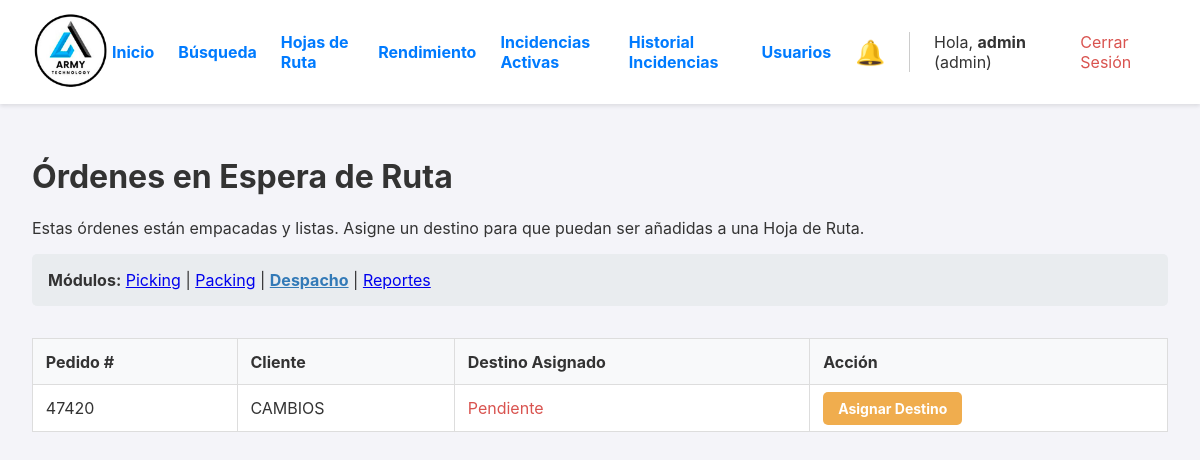
Before: /despacho (signed in) with the older database file.
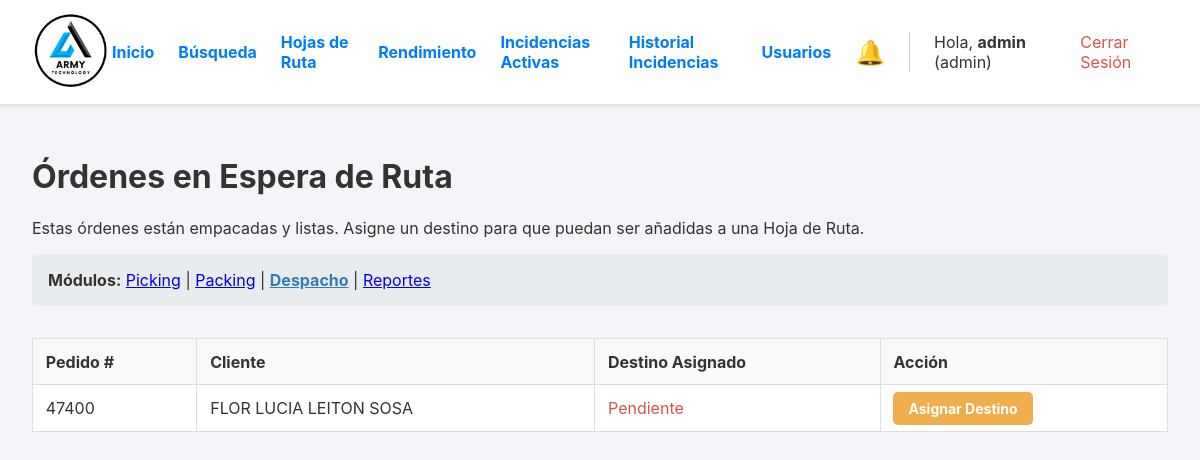
After: the same page with the newer database file.
### app.py (models this page shows, shortened)
class Orden(db.Model):
    id = db.Column(db.Integer, primary_key=True)
    numero_pedido = db.Column(db.String(50), unique=True, nullable=False)
    cliente_nombre = db.Column(db.String(200), nullable=False)
    cliente_direccion = db.Column(db.String(300), nullable=True)
    estado = db.Column(db.String(30), nullable=False, default='PENDIENTE')
    fecha_creacion = db.Column(db.DateTime, nullable=False, default=datetime.datetime.utcnow)
    lote_id = db.Column(db.Integer, db.ForeignKey('lote_picking.id'), nullable=True)
    items = db.relationship('ItemOrden', backref='orden', lazy=True, cascade="all, delete-orphan")
    fecha_inicio_picking = db.Column(db.DateTime, nullable=True)
    fecha_fin_picking = db.Column(db.DateTime, nullable=True)
    fecha_fin_packing = db.Column(db.DateTime, nullable=True)
    fecha_despacho = db.Column(db.DateTime, nullable=True)
    packer_id = db.Column(db.Integer, db.ForeignKey('user.id', ondelete='SET NULL'), nullable=True)
    packer = db.relationship('User', foreign_keys=[packer_id])
    devolucion_confirmada = db.Column(db.Boolean, default=False, nullable=False)
    bultos = db.relationship('Bulto', backref='orden', cascade="all, delete-orphan")
    hoja_de_ruta_id = db.Column(db.Integer, db.ForeignKey('hoja_de_ruta.id'), nullable=True)
    destino_id = db.Column(db.Integer, db.ForeignKey('destino.id'), nullable=True)
    destino = db.relationship('Destino', backref='ordenes')
    guia_encomienda = db.Column(db.String(100), nullable=True)

### app.py (the view)
@app.route('/despacho')
@login_required
def dashboard_despacho():
    ordenes_para_despacho = db.session.execute(
        db.select(Orden).filter_by(estado='LISTO_PARA_DESPACHO').order_by(Orden.fecha_creacion.asc())
    ).scalars().all()
    return render_template(
        'dashboard_despacho.html',
        ordenes_para_despacho=ordenes_para_despacho
    )

### app.py (called while the page is built)
@login_manager.user_loader
def load_user(user_id):
    return db.session.get(User, int(user_id))

### templates/dashboard_despacho.html (shortened to what this page needs)
{% extends "layout.html" %}
{% block content %}
    <h1>Órdenes en Espera de Ruta</h1>
    <p>Estas órdenes están empacadas y listas. Asigne un destino para que puedan ser añadidas a una Hoja de Ruta.</p>
    <div class="navegacion-modulos" style="margin-bottom: 2rem;">
        <strong>Módulos:</strong>
        <a href="{{ url_for('dashboard') }}">Picking</a> |
        <a href="{{ url_for('dashboard_packing') }}">Packing</a> |
        <a href="{{ url_for('dashboard_despacho') }}" style="font-weight: bold; color: #337ab7;">Despacho</a>
        {% if current_user.role == 'admin' %}
        | <a href="{{ url_for('reportes_y_busqueda') }}">Reportes</a>
        {% endif %}
    </div>
    <table>
        <thead>
            <tr>
                <th>Pedido #</th>
                <th>Cliente</th>
                <th>Destino Asignado</th>
                <th>Acción</th>
            </tr>
        </thead>
        <tbody>
            {% for orden in ordenes_para_despacho %}
            <tr>
                <td>{{ orden.numero_pedido }}</td>
                <td>{{ orden.cliente_nombre }}</td>
                <td>
                    {% if orden.destino %}
                        <strong>{{ orden.destino.nombre }}</strong>
                    {% else %}
                        <span style="color: #d9534f;">Pendiente</span>
                    {% endif %}
                </td>
                <td>
                    <a href="{{ url_for('asignar_destino', orden_id=orden.id) }}" class="action-link">
                        {% if orden.destino %}Editar Destino{% else %}Asignar Destino{% endif %}
                    </a>
                </td>
            </tr>
            {% else %}
            <tr>
                <td colspan="4" style="text-align: center; padding: 2em;">¡Excelente! No hay órdenes listas para despacho en este momento.</td>
            </tr>
            {% endfor %}
        </tbody>
    </table>
{% endblock %}

Changed rows visible on the page:
no longer on this page (row edited): Orden: numero_pedido "47420", cliente_nombre "CAMBIOS"
now on this page (row edited): Orden: numero_pedido "47400", cliente_nombre "FLOR LUCIA LEITON SOSA"
